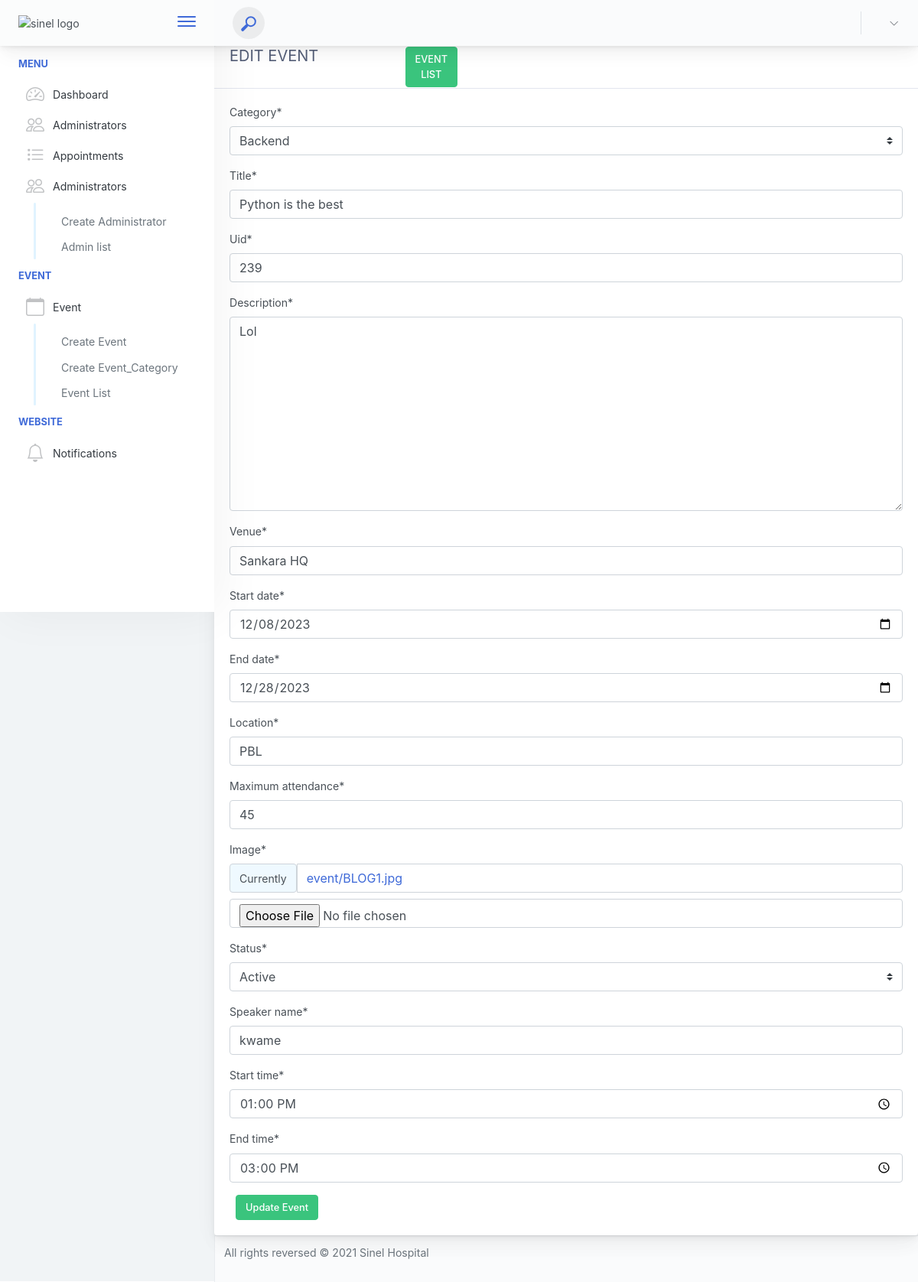
The app's page /dashboard/events/1/update/ with its own data.
### event/models.py (models this page shows, shortened)
class Event(models.Model):
    category=models.ForeignKey(EventCategory,on_delete=models.CASCADE)
    title=models.CharField(max_length=100)
    uid=models.PositiveIntegerField()
    description = models.TextField()
    venue = models.CharField(max_length=255)
    start_date=models.DateField()
    end_date=models.DateField()
    location = models.CharField(max_length=255)
    maximum_attendance = models.PositiveIntegerField()
    created_date = models.DateField(auto_now_add=True)
    updated_date = models.DateField(auto_now_add=True)
    image=models.ImageField(upload_to='event/')
    status_choice = (
        ('disabled', 'Disabled'),
        ('active', 'Active'),
        ('deleted', 'Deleted'),
        ('time out', 'Time Out'),
        ('completed', 'Completed'),
        ('cancel', 'Cancel'),
    )
    status = models.CharField(choices=status_choice, max_length=10)
    speaker_name = models.CharField(max_length=120)
    start_time = models.TimeField()
    end_time = models.TimeField()

### administrator/views.py (the view, shortened to what this page needs)
# urls.py: path('events/<int:event_id>/update/', views.EventUpdateView.as_view(), name='event_update'),
class EventUpdateView(View):
    template_name = "dashboard/event_update.html"
    def get(self, request, event_id, *args, **kwargs):
        event = get_object_or_404(Event, id=event_id)
        form = EventForm(instance=event)
        context = {"event": event, "form": form}
        return render(request, self.template_name, context)

### administrator/forms.py
class EventForm(forms.ModelForm):
    class Meta:
        model = Event
        fields = ['category', 'title', 'uid', 'description','venue', 'start_date', 'end_date', 'location','maximum_attendance', 'image','status','speaker_name','start_time','end_time']
        widgets = {
            'start_date': forms.TextInput(attrs={'class': 'form-control', 'type': 'date'}),
            'end_date': forms.TextInput(attrs={'class': 'form-control', 'type': 'date'}),
            'start_time': forms.TextInput(attrs={'class': 'form-control', 'type': 'time'}),
            'end_time': forms.TextInput(attrs={'class': 'form-control', 'type': 'time'}),
            'category': forms.Select(attrs={'class': 'form-control custom-select'}),
            'status': forms.Select(attrs={'class': 'form-control custom-select'})
        }

### event/models.py (called while the page is built)
    def __str__(self):
        return self.name

### templates/dashboard/event_update.html (shortened to what this page needs)
{% extends 'dashboard/base_template.html' %}
{% load crispy_forms_tags %}
{% block extrahead %}
    {% load mapbox_location_field_tags %}
{% endblock extrahead %}
{% block content %}
    <div class="row">
        <div class="col-md-12">
            <div class="card">
                <div class="card-header">
                    <div class="row">
                        <div class="col-md-10">
                            <h5>Edit Event</h5>
                        </div>
                        <div class="col-md-2">
                            <a class="btn btn-success" href="{% url 'administrator:event_list' %}">Event List</a>
                        </div>
                    </div>
                </div>
                <div class="card-body">
                    <form method="post" enctype="multipart/form-data">
                        {{ form|crispy  }}
                        <button class="btn btn-success ml-2" type="submit">Update Event</button>
                    </form>
                </div>
            </div>
        </div>
    </div>
{% endblock content %}

### records on screen
Event: category "Backend", title "Python is the best", uid "239", description "Lol", venue "Sankara HQ", start_date "12/08/2023", end_date "12/28/2023", location "PBL", maximum_attendance "45", status "Active", speaker_name "kwame", start_time "13:00:00", end_time "15:00:00"
